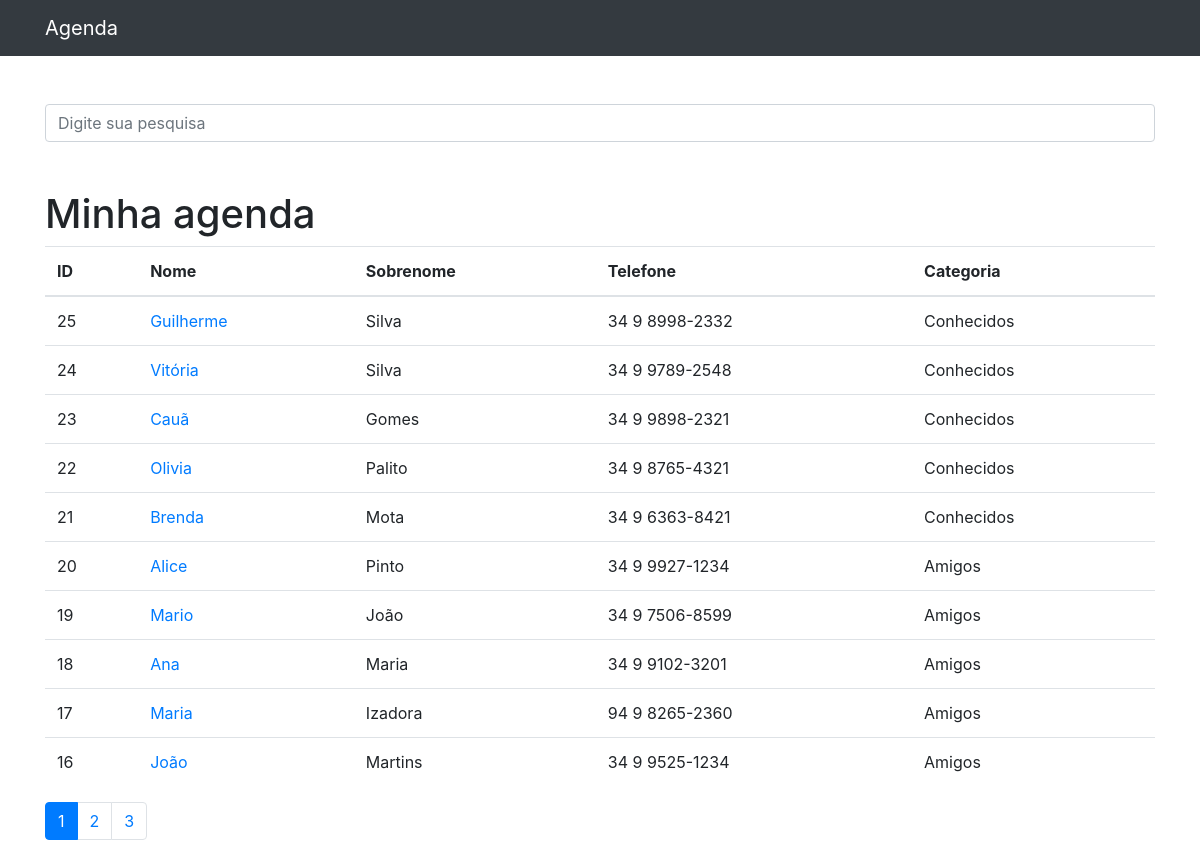
/, run on an earlier commit of the app's database.
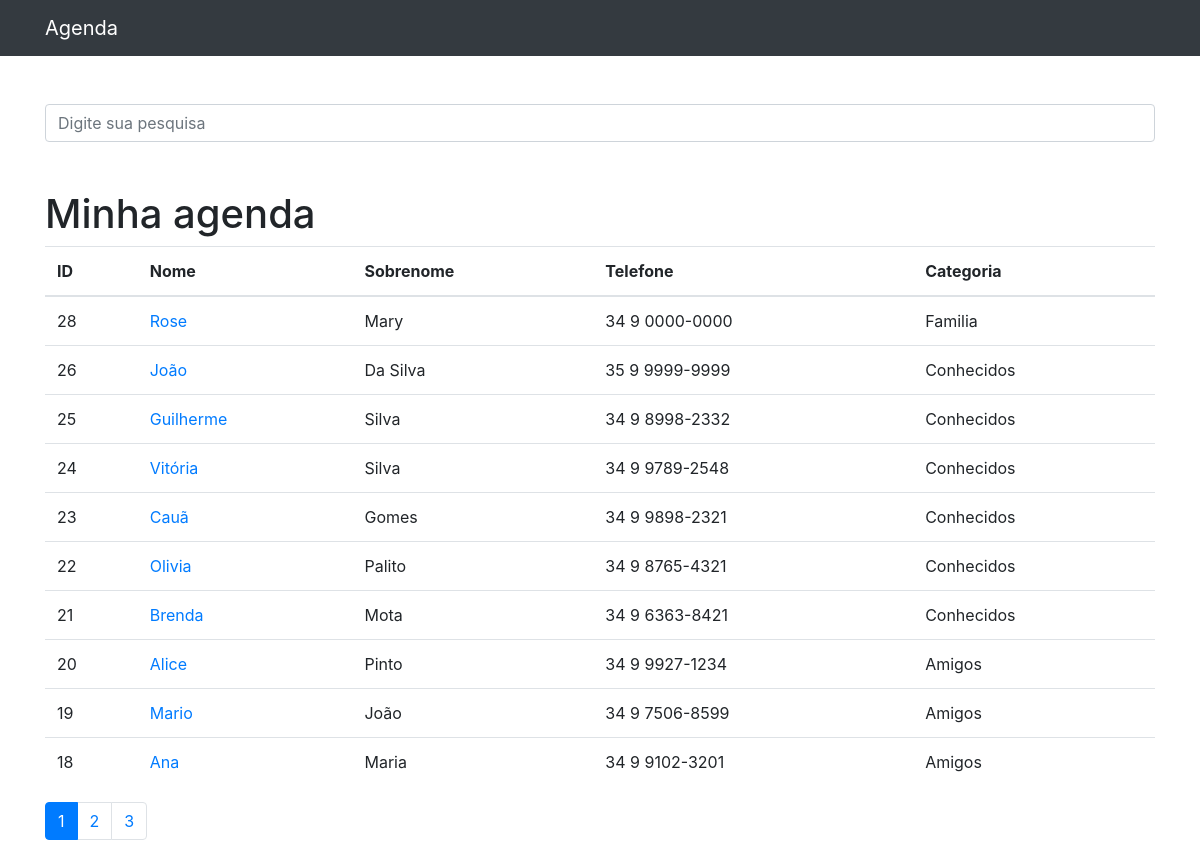
And on a later commit of the database.
### contatos/models.py (models this page shows, shortened)
class Contato(models.Model):
    nome = models.CharField(max_length=150)
    sobrenome = models.CharField(max_length=255, blank=True)
    telefone = models.CharField(max_length=255)
    email = models.CharField(max_length=255, blank=True)
    data_criacao = models.DateTimeField(default=timezone.now)
    descricao = models.TextField(blank=True)
    categoria = models.ForeignKey(Categoria, on_delete=models.DO_NOTHING)
    mostrar = models.BooleanField(default=True)
    foto = models.ImageField(blank=True, upload_to='fotos/%Y/%m/')

class Categoria(models.Model):
    nome = models.CharField(max_length=255)
    def __str__(self):
        return self.nome

### contatos/views.py (the view)
# urls.py: path('', views.index, name='index'),
def index(request):
    contatos = Contato.objects.order_by('-id').filter(
        mostrar=True
    )
    paginator = Paginator(contatos, 10)
    page = request.GET.get('p')
    contatos = paginator.get_page(page)
    return render(request, 'contatos/index.html', {
        'contatos': contatos
    })

### contatos/templates/contatos/index.html
{% extends 'base.html'%}
{%block conteudo%}
    <h1 class="mt-5">Minha agenda</h1>
    <table class="table">
      <thead>
        <tr>
          <th>ID</th>
          <th>Nome</th>
          <th>Sobrenome</th>
          <th>Telefone</th>
          <th>Categoria</th>
        </tr>
      </thead>
      <tbody>
            {% for contato in contatos %}
              <tr>
                <td>{{ contato.id }}</td>
                <td>
                  <a href="{% url 'ver_contato' contato.id %}">{{ contato.nome }}</a>
                </td>
                <td>{{ contato.sobrenome }}</td>
                <td>{{ contato.telefone }}</td>
                <td>{{ contato.categoria }}</td>
              </tr>
            {% endfor %}
      </tbody>
    </table>
<nav aria-label="Page navigation example">
  <ul class="pagination">
    {% for pagina in contatos.paginator.page_range %}
      {% if contatos.number == pagina %}
        <li class="page-item active">
          <a class="page-link" href="?p={{ pagina }}&termo={{ request.GET.termo }}">{{ pagina }}</a>
        </li>
      {% else %}
        <li class="page-item">
         <a class="page-link" href="?p={{ pagina }}&termo={{ request.GET.termo }}">{{ pagina }}</a>
        </li>
      {% endif %}
    {% endfor %}
  </ul>
</nav>
{%endblock%}

What changed in the data, as far as the page shows it:
no longer on this page (row unchanged): Contato: id "17", nome "Maria", sobrenome "Izadora", telefone "94 9 8265-2360", categoria "Amigos"
no longer on this page (row unchanged): Contato: id "16", nome "João", sobrenome "Martins", telefone "34 9 9525-1234", categoria "Amigos"
added Contato: id "28", nome "Rose", sobrenome "Mary", telefone "34 9 0000-0000", categoria "Familia"
added Contato: id "26", nome "João", sobrenome "Da Silva", telefone "35 9 9999-9999", categoria "Conhecidos"
